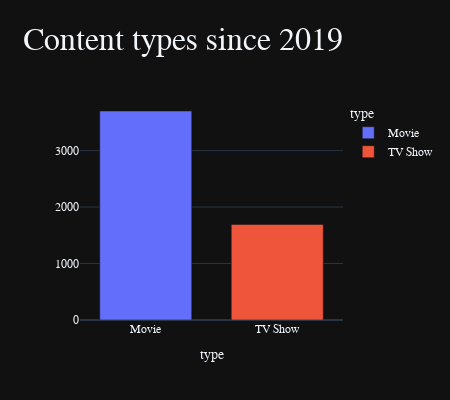

The notebook cell this image was saved under:
### Markdown cell above
Соотношение количества фильмов на платформе к количеству сериалов порядка 2-2.5 к 1, проверим изменилась ли тенденция на отрезке последних лет

### Code cell
import pandas as pd
import matplotlib.pyplot as plt

file_path = 'C:\\Users\\vlad-\Desktop\\netflix_titles.csv'
df = pd.read_csv(file_path)
df2 = df[['date_added']].dropna()
df2['date_added'] = df2['date_added'].apply(lambda x: x.split(', ')[-1])
df2['date_added'] = df2['date_added'].astype(int)
df['date_added'] = df2['date_added']
df1 = df[df['date_added'] >= 2019]
df1 = df1['type'].value_counts()
fig = px.bar(df1, 
             x=df1.index, 
             y= df1.values, 
             template= 'plotly_dark', 
             width=450, 
             height=400,  
             labels={'x': '', 'y': ''},  
             color=df1.index,
             title='Content types since 2019'
            )
fig.update_layout(font_family="San Serif",
                  titlefont={'size': 32},
                  bargap=0.3
                 )
fig.show()
df1

### Figure 1 — Plotly figure (JSON) as saved in the notebook; plotly's stock layout.template omitted (floating-point values rounded to 4 significant figures)
{"data": [{"alignmentgroup": "True", "hovertemplate": "type=%{x}<br>=%{y}<extra></extra>", "legendgroup": "Movie", "marker": {"color": "#636efa", "pattern": {"shape": ""}}, "name": "Movie", "offsetgroup": "Movie", "orientation": "v", "showlegend": true, "textposition": "auto", "type": "bar", "x": ["Movie"], "xaxis": "x", "y": [3701], "yaxis": "y"}, {"alignmentgroup": "True", "hovertemplate": "type=%{x}<br>=%{y}<extra></extra>", "legendgroup": "TV Show", "marker": {"color": "#EF553B", "pattern": {"shape": ""}}, "name": "TV Show", "offsetgroup": "TV Show", "orientation": "v", "showlegend": true, "textposition": "auto", "type": "bar", "x": ["TV Show"], "xaxis": "x", "y": [1692], "yaxis": "y"}], "layout": {"bargap": 0.3, "barmode": "relative", "font": {"family": "San Serif"}, "height": 400, "legend": {"title": {"text": "type"}, "tracegroupgap": 0}, "title": {"font": {"size": 32}, "text": "Content types since 2019"}, "width": 450, "xaxis": {"anchor": "y", "categoryarray": ["Movie", "TV Show"], "categoryorder": "array", "domain": [0, 1], "title": {"text": "type"}}, "yaxis": {"anchor": "x", "domain": [0, 1], "title": {"text": ""}}}}
